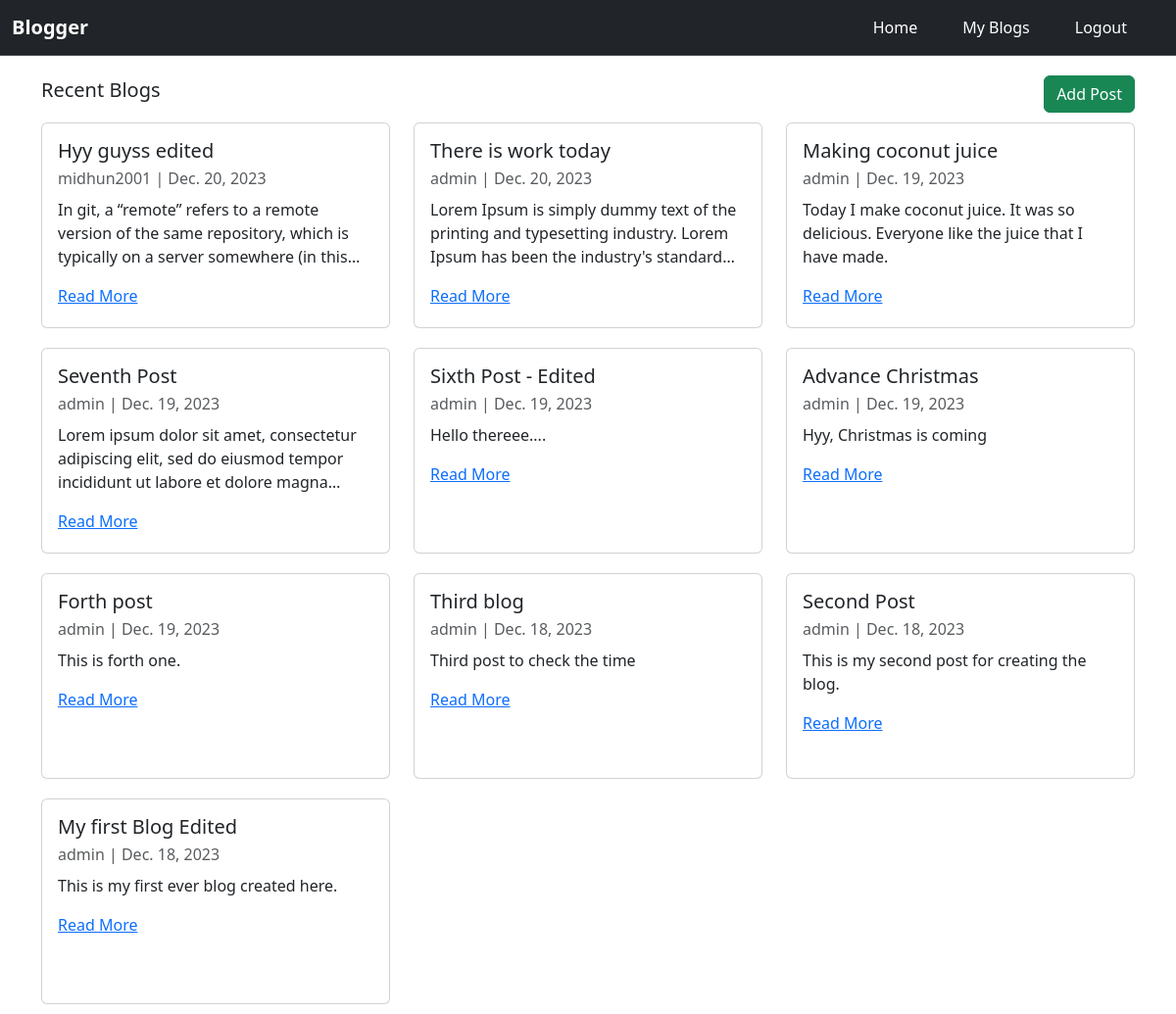
The app's page / (signed in) with its own data.
### blog/models.py (models this page shows, shortened)
class Post(models.Model):
    title = models.CharField(max_length=255)
    creator = models.ForeignKey(User, on_delete=models.CASCADE)
    content = models.TextField()
    created_at = models.DateTimeField(auto_now_add=True)

### blog/views.py (the view)
# urls.py: path('', views.post_list, name='home'),
def post_list(request):
    posts = Post.objects.all().order_by('-id')
    return render(request, 'blog/home.html', {'posts': posts, 'title': 'Recent Blogs'})

### templates/blog/home.html (shortened to what this page needs)
{% extends 'base.html' %}
{% block content %}
<div class="feed-title-section d-flex justify-content-between align-items-center">
    <div class="h5 fw-medium">{{ title }}</div>
    <div class="add-post-btn ml-auto">
        <a class="btn btn-success" href="{% url 'add_post' %}">Add Post</a>
    </div>
</div>
<div class="row">
    {% for post in posts %}
    <div class="col-lg-4">
        <div class="blog-card card">
            <div class="card-body">
            <h5 class="card-title">{{ post.title }}</h5>
            <p class="card-subtitle mb-2 text-body-secondary">{{ post.creator }} | {{post.created_at.date}}</p>
            <p class="blog-content card-text">{{ post.content }}</p>
            <a href="{% url 'view_post' post.pk %}" class="card-link">Read More</a>
            </div>
        </div>
    </div>
    {% endfor %}
</div>
{% endblock %}

### static/blog/css/styles.css (style rules this page uses)
.blog-card { min-height: 210px; margin: 10px 0; }
.blog-content { display: -webkit-box; -webkit-line-clamp: 3; -webkit-box-orient: vertical; overflow: hidden; text-overflow: ellipsis; }

### records on screen
Post: title "Hyy guyss edited", creator "midhun2001", created_at "Dec. 20, 2023", content "In git, a “remote” refers to a remote version of the same repository, which is typically on a server somewhere (in…"
Post: title "There is work today", creator "admin", created_at "Dec. 20, 2023", content "Lorem Ipsum is simply dummy text of the printing and typesetting industry. Lorem Ipsum has been the industry's…"
Post: title "Making coconut juice", creator "admin", created_at "Dec. 19, 2023", content "Today I make coconut juice. It was so delicious. Everyone like the juice that I have made."
Post: title "Seventh Post", creator "admin", created_at "Dec. 19, 2023", content "Lorem ipsum dolor sit amet, consectetur adipiscing elit, sed do eiusmod tempor incididunt ut labore et dolore…"
Post: title "Sixth Post - Edited", creator "admin", created_at "Dec. 19, 2023", content "Hello thereee...."
Post: title "Advance Christmas", creator "admin", created_at "Dec. 19, 2023", content "Hyy, Christmas is coming"
Post: title "Forth post", creator "admin", created_at "Dec. 19, 2023", content "This is forth one."
Post: title "Third blog", creator "admin", created_at "Dec. 18, 2023", content "Third post to check the time"
Post: title "Second Post", creator "admin", created_at "Dec. 18, 2023", content "This is my second post for creating the blog."
Post: title "My first Blog Edited", creator "admin", created_at "Dec. 18, 2023", content "This is my first ever blog created here."

### other values on screen
{{ title }} "Recent Blogs"
